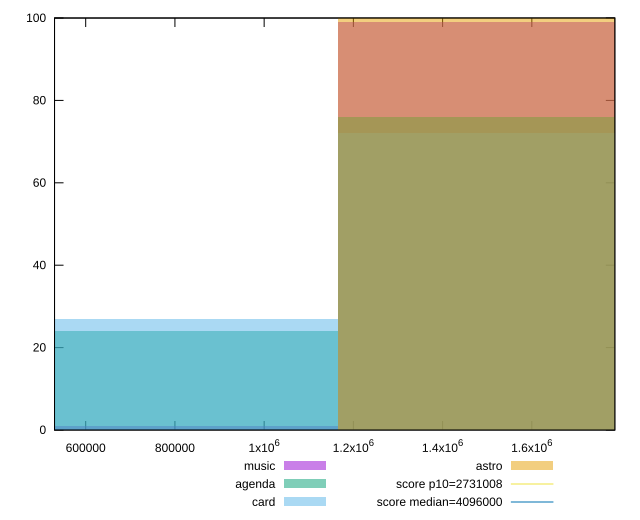

Source code (gnuplot):
reset

$music <<EOF
1552654.949104593 99
776327.4745522965 1
EOF

$agenda <<EOF
1552654.949104593 76
776327.4745522965 24
EOF

$card <<EOF
776327.4745522965 27
1552654.949104593 72
EOF

$astro <<EOF
1552654.949104593 100
EOF

set key outside below
set boxwidth 776327.4745522965
set xrange [530145:1786028]
set yrange [0:100]
set trange [0:100]
set style fill transparent solid 0.5 noborder

set parametric
set terminal svg size 640, 520 enhanced background rgb 'white'
set output "report/report_00029_2021-02-24T13-36-40.390Z/total-byte-weight/comparison/histogram/all_raw.svg"

plot $music title "music" with boxes, \
     $agenda title "agenda" with boxes, \
     $card title "card" with boxes, \
     $astro title "astro" with boxes, \
     2731008,t title "score p10=2731008", \
     4096000,t title "score median=4096000"

reset
